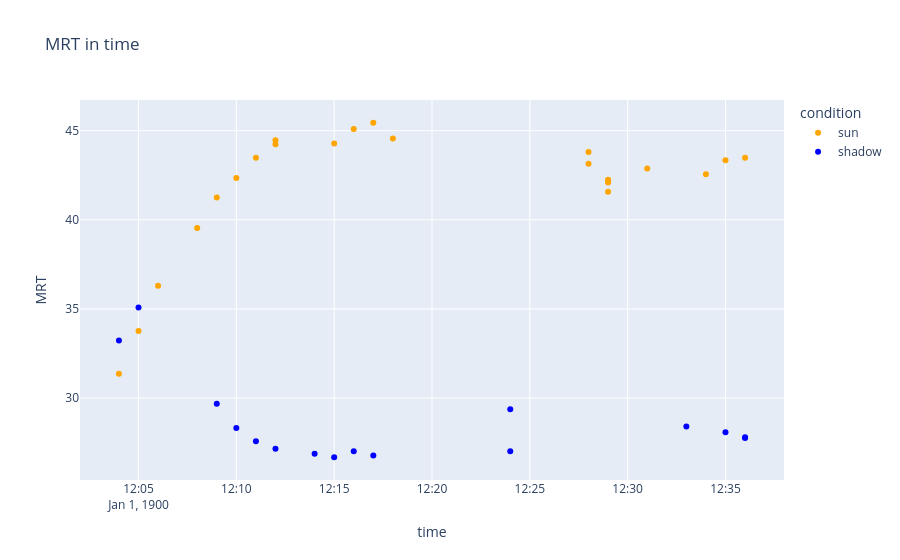

The code cell stored with this chart in its notebook:
### Code cell
import plotly.express as px
import pandas as pd


fig = px.scatter(
    df,
    x="time",
    y="MRT",
    color="condition",
    color_discrete_map={
        "sun": "orange",
        "shadow": "blue"
    },
    hover_data=["TG", "MRT", "wind"],
    title="MRT in time "
)

fig.show()
